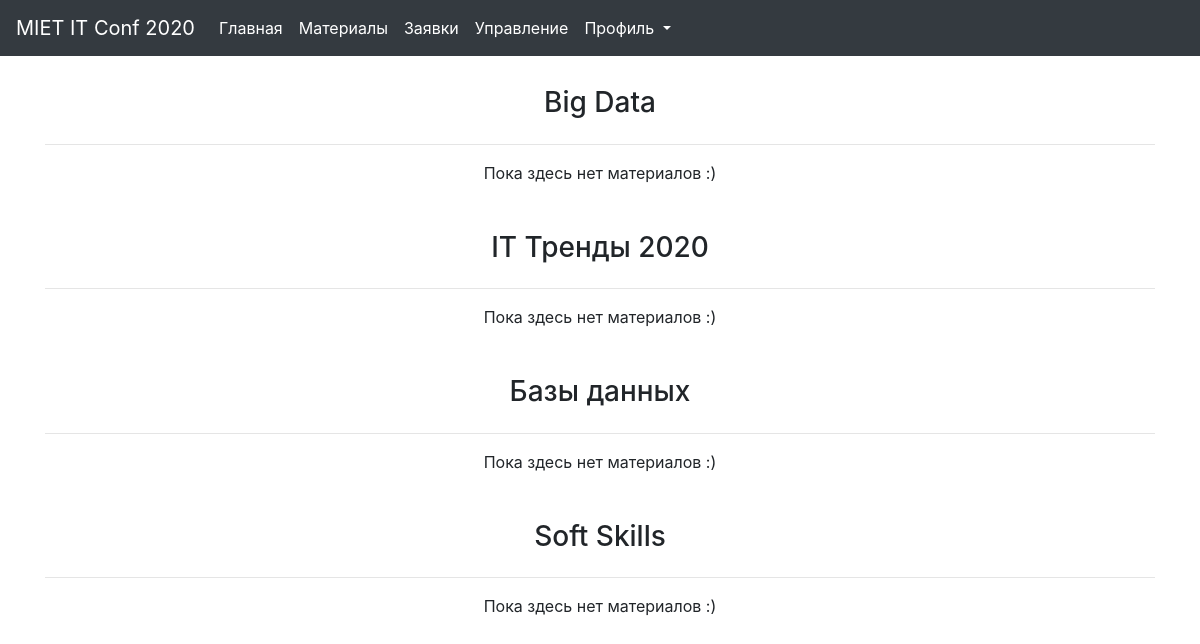
The page /materials/ (signed in) on the database its author committed.
### main_app/models.py (models this page shows, shortened)
class Section(models.Model):
    class Meta:
        verbose_name = 'Секция'
        verbose_name_plural = 'Секции'
    name = models.CharField(verbose_name='Название',
                            max_length=255,
                            unique=True)
    description = models.TextField(verbose_name='Описание')
    head = models.OneToOneField(User,
                                verbose_name='Руководитель секции',
                                on_delete=models.CASCADE)

### main_app/views.py (the view)
# urls.py: path('materials/', views.material_list, name='material_list'),
@login_required
def material_list(request):
    sections = Section.objects.exclude(name='Нет секции')
    materials = {}
    for section in sections:
        materials[f'{section.name}'] = section.material_set.filter(show_on_materials_page=True)
    print(len(materials))
    if materials:
        print(materials)
    return render(request, 'pages/materials.html', {'materials': materials,
                                                    'sections': sections})

### main_app/templatetags/custom_filter_tags.py (called while the page is built)
@register.filter
def show_on_materials(value):
    return value.filter(show_on_materials_page=True)

### users/models.py (called while the page is built)
    def is_staff(self):
        return self.status in ('tech_sec', 'sci_sec', 'head')

### isconf/templates/pages/materials.html (shortened to what this page needs)
{% extends 'base/base.html' %}
{% load custom_filter_tags %}
{% block content %}
    <div class="container">
        {% for section in sections %}
            <div class="row m-30">
                <div class="col"><h3 style="text-align: center;">{{ section.name }}</h3></div>
            </div>
            <div class="row"><div class="col"><hr></div></div>
            {% for material in section.material_set|show_on_materials %}
                {% if material.show_on_materials_page %}
                    <div class="row">
                        <div class="col"><h6 style="text-align: center;">{{ material.title }}</h6></div>
                    </div>
                    <div class="row">
                        <div class="col-3"></div>
                        <div class="col" style="text-align: center;"><p>{{ material.description }}</p></div>
                        <div class="col-3"></div>
                    </div>
                    <div class="row">
                        <div class="col"><p style="text-align: center;">{{ material.author.first_name }} {{ material.author.last_name }}</p></div>
                    </div>
                {% endif %}
            {% empty %}
                <div class="row">
                    <div class="col"><p style="text-align: center;">Пока здесь нет материалов :)</p></div>
                </div>
            {% endfor %}
        {% empty %}
            <div class="row">
                    <div class="col"><p style="text-align: center;">Скоро здесь появятся материалы</p></div>
                </div>
        {% endfor %}
    </div>
{% endblock %}

### static/css/styles.css (style rules this page uses)
.m-30 { margin-top: 30px; }

### rows shown on the page
Section: name "Big Data"
Section: name "IT Тренды 2020"
Section: name "Базы данных"
Section: name "Soft Skills"
